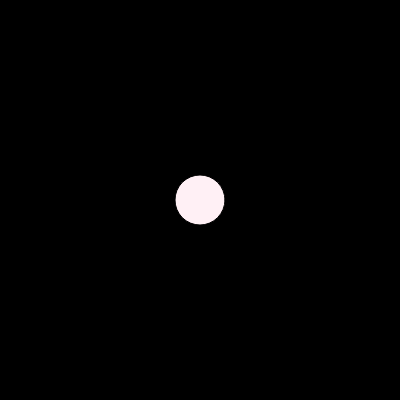
Frame 1 (no input)
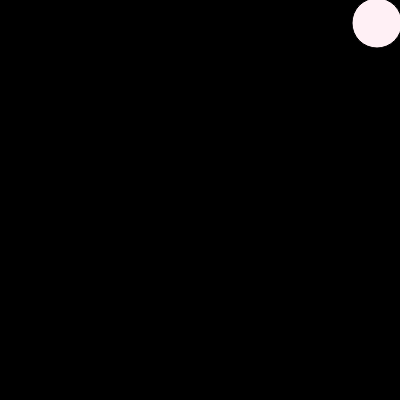
Frame 60 (no input)
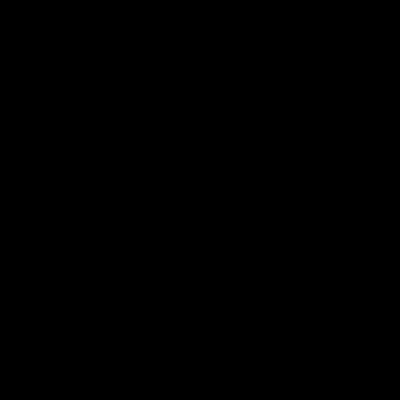
Frame 120 (the mouse pressed at the canvas centre since frame 60)

The p5.js sketch that drew these frames (run headless with seeded random() and noise() and a simulated clock; from frame 60 on, the mouse is pressed at the canvas centre):

// p5.js sketch
// ── sketch.js
var ball = {
  x : 200,
  y : 200,
  diameter : 50,
  c : ['#F0F8FF','#FFF0F5','#E6E6FA'],
  xspeed : 0,
  yspeed : 0
}
var ran 





function setup() {
  createCanvas(400, 400);
  ran = Math.round(random(0,2));
}

function draw() {
  background(0);
fill(ball.c[ran]);
ellipse (ball.x, ball.y, ball.diameter, ball.diameter);

ball.xspeed = 3;
ball.x += ball.xspeed;
ball.yspeed = -3;
ball.y += ball.yspeed;

}
